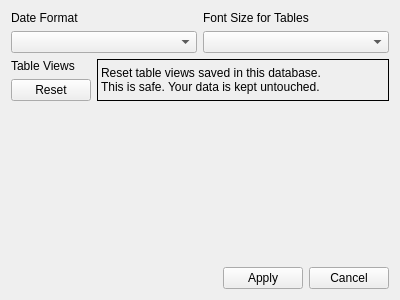
<?xml version="1.0" encoding="UTF-8"?>
<ui version="4.0">
 <class>CSettings</class>
 <widget class="QWidget" name="CSettings">
  <property name="geometry">
   <rect>
    <x>0</x>
    <y>0</y>
    <width>400</width>
    <height>300</height>
   </rect>
  </property>
  <property name="windowTitle">
   <string>Form</string>
  </property>
  <layout class="QVBoxLayout" name="verticalLayout_2">
   <item>
    <layout class="QGridLayout" name="gridLayout">
     <item row="0" column="0">
      <widget class="QLabel" name="label">
       <property name="text">
        <string>Date Format</string>
       </property>
      </widget>
     </item>
     <item row="0" column="1">
      <widget class="QLabel" name="label_2">
       <property name="text">
        <string>Font Size for Tables</string>
       </property>
      </widget>
     </item>
     <item row="1" column="0">
      <widget class="QComboBox" name="pCBDateFormat">
       <property name="sizePolicy">
        <sizepolicy hsizetype="Expanding" vsizetype="Fixed">
         <horstretch>0</horstretch>
         <verstretch>0</verstretch>
        </sizepolicy>
       </property>
      </widget>
     </item>
     <item row="1" column="1">
      <widget class="QComboBox" name="pCBFontSize">
       <property name="sizePolicy">
        <sizepolicy hsizetype="Expanding" vsizetype="Fixed">
         <horstretch>0</horstretch>
         <verstretch>0</verstretch>
        </sizepolicy>
       </property>
      </widget>
     </item>
    </layout>
   </item>
   <item>
    <layout class="QHBoxLayout" name="horizontalLayout_2">
     <item>
      <layout class="QVBoxLayout" name="verticalLayout">
       <item>
        <widget class="QLabel" name="label_3">
         <property name="text">
          <string>Table Views</string>
         </property>
        </widget>
       </item>
       <item>
        <widget class="QPushButton" name="pPBReset">
         <property name="text">
          <string>Reset</string>
         </property>
        </widget>
       </item>
      </layout>
     </item>
     <item>
      <widget class="QLabel" name="label_4">
       <property name="sizePolicy">
        <sizepolicy hsizetype="Expanding" vsizetype="Preferred">
         <horstretch>0</horstretch>
         <verstretch>0</verstretch>
        </sizepolicy>
       </property>
       <property name="frameShape">
        <enum>QFrame::Box</enum>
       </property>
       <property name="text">
        <string>Reset table views saved in this database.
This is safe. Your data is kept untouched.</string>
       </property>
      </widget>
     </item>
    </layout>
   </item>
   <item>
    <spacer name="verticalSpacer">
     <property name="orientation">
      <enum>Qt::Vertical</enum>
     </property>
     <property name="sizeHint" stdset="0">
      <size>
       <width>20</width>
       <height>218</height>
      </size>
     </property>
    </spacer>
   </item>
   <item>
    <layout class="QHBoxLayout" name="horizontalLayout">
     <item>
      <spacer name="horizontalSpacer_2">
       <property name="orientation">
        <enum>Qt::Horizontal</enum>
       </property>
       <property name="sizeHint" stdset="0">
        <size>
         <width>40</width>
         <height>20</height>
        </size>
       </property>
      </spacer>
     </item>
     <item>
      <widget class="QPushButton" name="pPBApply">
       <property name="text">
        <string>Apply</string>
       </property>
      </widget>
     </item>
     <item>
      <widget class="QPushButton" name="pPBCancel">
       <property name="text">
        <string>Cancel</string>
       </property>
      </widget>
     </item>
    </layout>
   </item>
  </layout>
 </widget>
 <tabstops>
  <tabstop>pCBDateFormat</tabstop>
  <tabstop>pCBFontSize</tabstop>
  <tabstop>pPBReset</tabstop>
  <tabstop>pPBCancel</tabstop>
  <tabstop>pPBApply</tabstop>
 </tabstops>
 <resources/>
 <connections/>
</ui>
